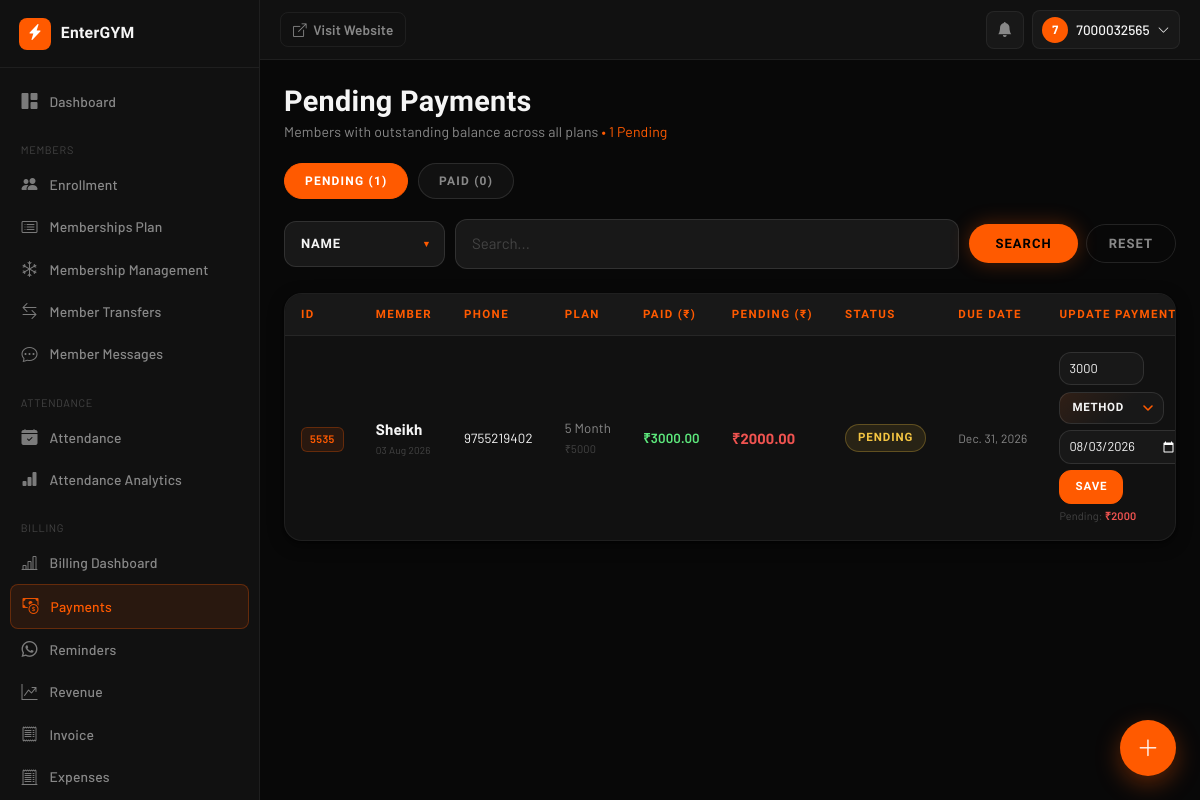
/admin-tools/payments/ (signed in), run on an earlier commit of the app's database.
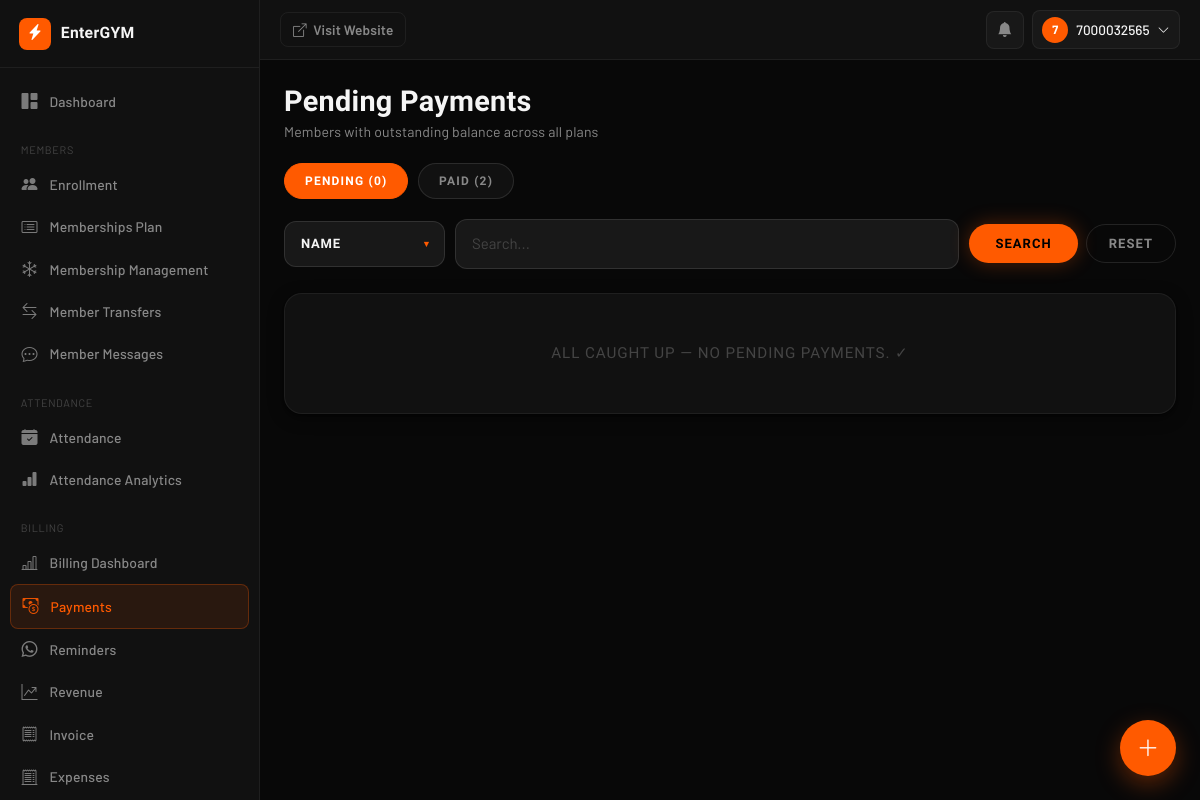
And on a later commit of the database.
### AuthFit/models.py (models this page shows, shortened)
class Enrollment(models.Model):
    gym = models.ForeignKey(Gym, on_delete=models.CASCADE, db_index=True)
    objects = GymManager()
    GENDER_CHOICES = [('M', 'Male'), ('F', 'Female')]
    PAYMENT = [("Done", 'Done'), ("Pending", 'Pending')]
    METHOD = [('C', 'CASH'), ('U', 'UPI'), ('B', 'UPI + CASH')]
    SOURCE_CHOICES = [
        ("OWNER", "Owner"),
        ("MEMBER", "Member"),
    ]
    unique_id = models.CharField(max_length=10, editable=False, db_index=True)
    membership_start_date = models.DateField(
        default=timezone.localdate,
        help_text="Actual membership start date. Used to calculate DueDate — "
                "lets owners backdate enrollment for members who joined "
                "before EnterGYM. Distinct from `doj` (record-creation date).",
    )
    user = models.ForeignKey(
        User, on_delete=models.CASCADE, null=True, blank=True
    )
    profile_completed = models.BooleanField(default=False)
    source = models.CharField(max_length=10, choices=SOURCE_CHOICES, default="OWNER")
    fullname = models.CharField(max_length=25)
    email = models.EmailField(blank=True ,null=True)
    gender = models.CharField(max_length=1, choices=GENDER_CHOICES, blank=True ,null=True)
    phone = models.CharField(max_length=10, db_index=True)
    address = models.TextField(blank=True)
    reference = models.CharField(max_length=30, null=True, blank=True)
    selectPlan = models.ForeignKey(MembershipPlan, on_delete=models.CASCADE)
    trainer = models.ForeignKey(
        Trainer, on_delete=models.SET_NULL, null=True, blank=True
    )
    Amount = models.DecimalField(max_digits=10, decimal_places=2)
    paidAmount = models.DecimalField(default=0,max_digits=10,decimal_places=2,null=False)
    paymentDate = models.DateField(blank=True, null=True)
    paymentMethod = models.CharField(
        max_length=1, choices=METHOD, blank=True, null=True
    )
    pendingAmount = models.DecimalField(default=0,max_digits=10,decimal_places=2)
    pendingpaymentMethod = models.CharField(
        max_length=1, choices=METHOD, blank=True, null=True
    )
    pendingpaymentDate =  models.DateField(blank=True, null=True)
    paymentStatus = models.CharField(
        max_length=10, choices=PAYMENT, default="Pending"
    )
    last_expiry_notif_sent = models.DateField(null=True, blank=True)
    initial_invoice_generated = models.BooleanField(
        default=False,
        help_text="Set once the up-front payment collected during Quick Enrollment "
                "has been converted into a Payment + Invoice.",
    )
    doj = models.DateField(auto_now_add=True)
    DueDate = models.DateField(blank=True, null=True,db_index=True)
    created_at = models.DateTimeField(auto_now_add=True)
    is_active = models.BooleanField(default=True, db_index=True)
    is_deleted = models.BooleanField(default=False, db_index=True)
    deleted_at = models.DateTimeField(null=True, blank=True)
    deleted_by = models.ForeignKey(
        User, on_delete=models.SET_NULL, null=True, blank=True, related_name='+'
    )
    face_enrolled = models.BooleanField(default=False)
    face_image = CloudinaryField('image', null=True, blank=True)
    face_embeddings = models.JSONField(default=list, blank=True)
    class Meta:
        unique_together = ('gym', 'unique_id')
        indexes = [
            models.Index(fields=['gym', 'unique_id']),
            models.Index(fields=['gym', 'phone']),
            models.Index(fields=['gym', 'paymentStatus']),
        ]
        constraints = [
            models.UniqueConstraint(
                fields=['gym', 'phone'],
                condition=models.Q(user__isnull=True),
                name='unique_pending_enrollment_phone_per_gym',
            )
        ]
    @property
    def is_expired(self):
        if self.DueDate:
            return timezone.localdate() > self.DueDate
        return False
    @property
    def days_remaining(self):
        if self.DueDate:
            return (self.DueDate - timezone.localdate()).days
        return None

class MembershipPlan(models.Model):
    gym = models.ForeignKey(
        Gym,
        on_delete=models.CASCADE,
        db_index=True
    )
    plan = models.CharField(max_length=100)
    price = models.IntegerField()
    duration_days = models.IntegerField(default=30)
    show_on_home = models.BooleanField(
        default=False,
        help_text="Show this plan in the pricing section of your gym's public homepage."
    )
    objects = GymManager()

### AuthFit/views.py (the view)
# urls.py: path('admin-tools/payments/', views.payment_management, name='payment_management'),
@_gym_staff_required
def payment_management(request):
    gym           = getattr(request, 'gym', None)
    status_filter = request.GET.get("filter", "pending")
    since         = timezone.now() - timedelta(days=7)
    METHOD_LABELS = {"C": "Cash", "U": "UPI", "B": "UPI + Cash"}
    search_ctx = get_search_context(request)
    qs = Enrollment.objects.select_related("selectPlan", "trainer").filter(is_deleted=False)
    if gym:
        qs = qs.filter(gym=gym)
    if status_filter == "done":
        qs = qs.filter(created_at__gte=since, paymentStatus="Done")
    else:
        qs = qs.filter(paymentStatus="Pending")
    qs = apply_search(qs, search_ctx["search_by"], search_ctx["search"])
    qs = qs.order_by("-created_at")
    page_number = request.GET.get("page", 1)
    paginator = Paginator(qs, 25)
    page_obj = paginator.get_page(page_number)
    rows = [
        {
            "id":                   e.id,
            "unique_id":            e.unique_id,
            "fullname":             e.fullname,
            "phone":                e.phone,
            "plan_name":            e.selectPlan.plan if e.selectPlan else "—",
            "plan_price":           float(e.selectPlan.price) if e.selectPlan else 0,
            "amount":               float(e.Amount),
            "paid":                 float(e.paidAmount),
            "pending":              float(e.pendingAmount),
            "payment_status":       e.paymentStatus,
            "payment_method":       e.paymentMethod or "",
            "payment_method_label": METHOD_LABELS.get(e.paymentMethod, "—"),
            "payment_date":         e.paymentDate.strftime("%Y-%m-%d") if e.paymentDate else "",
            "doj":                  e.doj.strftime("%d %b %Y") if e.doj else "—",
            "due_date":             e.DueDate.strftime("%b. %d, %Y") if e.DueDate else "—",
            "days_remaining":       e.days_remaining,
            "is_expired":           e.is_expired,
        }
        for e in page_obj
    ]
    base_qs       = Enrollment.objects.filter(is_deleted=False)
    if gym:
        base_qs = base_qs.filter(gym=gym)
    pending_count = base_qs.filter(paymentStatus="Pending").count()
    paid_count    = base_qs.filter(created_at__gte=since, paymentStatus="Done").count()
    return render(request, "payment_management.html", {
        "rows":                 rows,
        "page_obj":             page_obj,
        "status_filter":        status_filter,
        "total_pending_amount": sum(r["pending"] for r in rows),
        "total_count":          len(rows),
        "pending_count":        pending_count,
        "paid_count":           paid_count,
        "gym":                  gym, **search_ctx,
        "extra_params_list": [("filter", status_filter)],
        **search_ctx,
    })

### templates/payment_management.html (shortened to what this page needs)
{% extends "dashboard/base.html" %}
{% block content %}
<div class="db-page-header">
  <div>
    <h1 class="db-page-title">
      {% if status_filter == "done" %}Recent Paid{% else %}Pending Payments{% endif %}
    </h1>
    <p class="db-page-sub">
      {% if status_filter == "done" %}
        Members who completed payment in the last 7 days
      {% else %}
        Members with outstanding balance across all plans
      {% endif %}
      {% if pending_count %}<span class="date-color">• {{ pending_count }} Pending</span>{% endif %}
    </p>
  </div>
</div>
<div class="pm-filters">
  <a href="?filter=pending" class="pm-filter {% if status_filter == 'pending' %}active{% endif %}">Pending ({{ pending_count }})</a>
  <a href="?filter=done" class="pm-filter {% if status_filter == 'done' %}active{% endif %}">Paid ({{ paid_count }})</a>
</div>
{% include "partials/search_form.html" %}
<div class="pm-card">
  {% if rows %}
  <div class="pm-table-wrap">
    <table class="pm-table">
      <thead>
        <tr>
          <th>ID</th><th>Member</th><th>Phone</th><th>Plan</th>
          <th>Paid (₹)</th><th>Pending (₹)</th><th>Status</th><th>Due Date</th><th>Update Payment</th>
        </tr>
      </thead>
      <tbody>
        {% for row in rows %}
        <tr id="row-{{ row.id }}" data-plan-price="{{ row.plan_price }}" data-id="{{ row.id }}">
          <td><span class="td-uid">{{ row.unique_id }}</span></td>
          <td>
            <div class="td-name">{{ row.fullname }}</div>
            <div style="font-size:10px; color:var(--text-lo); margin-top:2px;">{{ row.doj }}</div>
          </td>
          <td class="td-phone">{{ row.phone }}</td>
          <td style="color:var(--text-mid); white-space:nowrap">
            {{ row.plan_name }}<br />
            <span style="font-size:11px; color:var(--text-lo)">₹{{ row.plan_price|floatformat:0 }}</span>
          </td>
          <td><span class="td-paid-amt" id="paid-{{ row.id }}">₹{{ row.paid|floatformat:2 }}</span></td>
          <td>
            <span class="td-pending-amt {% if row.pending == 0 %}td-paid-amt{% endif %}" id="pending-{{ row.id }}">
              ₹{{ row.pending|floatformat:2 }}
            </span>
          </td>
          <td id="status-{{ row.id }}">
            {% if row.is_expired %}<span class="badge-expired">Expired</span>
            {% elif row.payment_status == "Done" %}<span class="badge-done">Paid ✓</span>
            {% else %}<span class="badge-pending">Pending</span>{% endif %}
          </td>
          <td style="color:var(--text-mid); font-size:12px; white-space:nowrap">{{ row.due_date }}</td>
          <td>
            <div class="pay-form">
              <input type="number" min="0" max="{{ row.plan_price }}" step="1"
                value="{{ row.paid|floatformat:0 }}" id="input-paid-{{ row.id }}"
                placeholder="₹ Paid" data-row-id="{{ row.id }}" />
              <select id="input-method-{{ row.id }}">
                <option value="">Method</option>
              </select>
              <input type="date" id="input-date-{{ row.id }}" value="{{ row.payment_date }}" />
              <button class="save-btn" id="btn-{{ row.id }}" data-row-id="{{ row.id }}">Save</button>
            </div>
            <div class="pending-live">
              Pending:
              <span id="preview-{{ row.id }}" class="{% if row.pending == 0 %}zero{% endif %}">₹{{ row.pending|floatformat:0 }}</span>
            </div>
          </td>
        </tr>
        {% endfor %}
      </tbody>
    </table>
  </div>
  {% else %}
  <div class="pm-empty">
    {% if status_filter == 'done' %}No paid enrollments in the last 7 days.
    {% else %}All caught up — no pending payments. ✓{% endif %}
  </div>
  {% endif %}
</div>
{% endblock %}

### templates/dashboard/includes/_navbar.html (shortened to what this page needs)
<header class="db-navbar">
  <a href="{% url 'home' %}" class="db-visit-site-btn">
    <i class="bi bi-box-arrow-up-right"></i>
    <span class="d-none d-md-inline">Visit Website</span>
  </a>
  <div class="db-navbar-right">
    <div class="dropdown db-notif-bell">
      <button type="button" class="db-icon-btn" id="dbNotifBtn" data-bs-toggle="dropdown" aria-expanded="false" aria-label="Notifications">
        <i class="bi bi-bell-fill"></i>
      </button>
    </div>
    <div class="dropdown">
      <button type="button" class="db-user-btn" data-bs-toggle="dropdown" aria-expanded="false">
        <span class="db-avatar">{{ request.user.username|slice:":1"|upper }}</span>
        <span class="db-user-name d-none d-md-inline">{{ request.user.get_full_name|default:request.user.username }}</span>
        <i class="bi bi-chevron-down small"></i>
      </button>
    </div>
  </div>
</header>

What changed in the data, as far as the page shows it:
no longer on this page (row edited): Enrollment: unique_id "5535", fullname "Sheikh", doj "03 Aug 2026", phone "9755219402", plan_name "5 Month", plan_price "5000", paid "3000.00", pending "2000.00", paymentStatus "PENDING", due_date "Dec. 31, 2026", paid "3000", payment_date "08/03/2026", pending "2000"
Also different on the page:
{{ pending_count }}: "1" → "0"
{{ paid_count }}: "0" → "2"
{{ pending_count }}: "1" → (not shown)
text no longer shown: "• Pending ID MEMBER PHONE PLAN PAID (₹) PENDING (₹) STATUS DUE DATE UPDATE…"
text now shown: "ALL CAUGHT UP — NO PENDING PAYMENTS. ✓"
